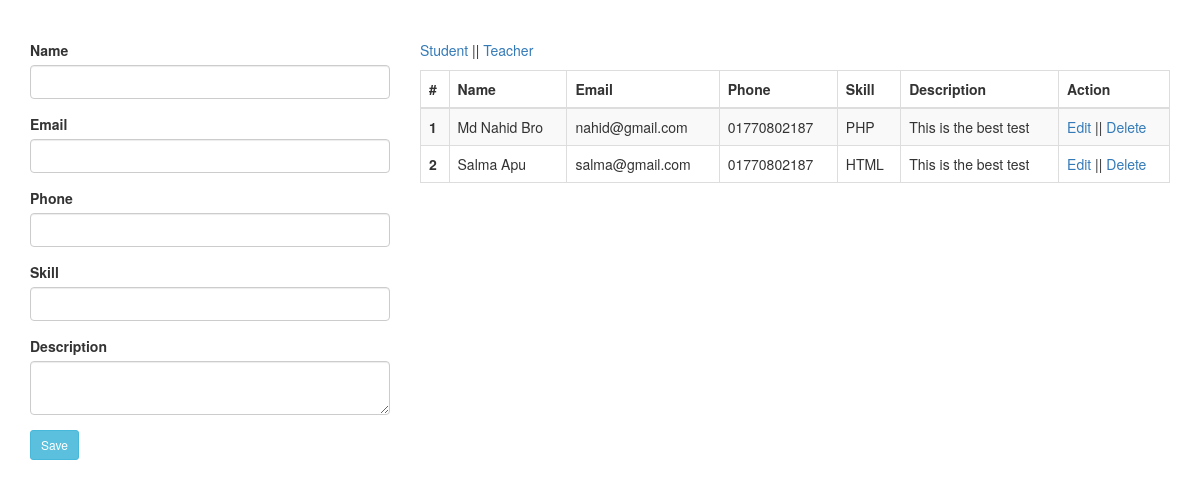
The app's page /studen.php with its own data.
### tables this page shows
CREATE TABLE `tbl_student` (
  `id` int(11) NOT NULL,
  `name` varchar(20) NOT NULL,
  `email` varchar(20) NOT NULL,
  `phone` varchar(30) NOT NULL,
  `skill` varchar(60) NOT NULL,
  `description` text NOT NULL
);

### classes/main.php (called while the page is built, shortened)
<?php
    include "DB.php";
    abstract class Main{
        protected $table;
        public function readAll(){
            $sql = "SELECT * FROM $this->table";
            $stml = DB::prepare($sql);
            $stml->execute();
            return $stml->fetchAll();
        }
    }
?>

### classes/DB.php (called while the page is built, shortened)
<?php
    class DB{
        private static $pdo;
        public static function connection(){
            if(!isset(self::$pdo)){
                try{
                    self::$pdo = new PDO('mysql:host='.DB_HOST.';dbname='.DB_NAME,DB_USER,DB_PASS);
                }catch(PDOException $e){
                    echo $e->getMessage();
                }
            }
            return self::$pdo;
        }
        public static function prepare($sql){
            return self::connection()->prepare($sql);
        }
    }
?>

### studen.php (the view, shortened to what this page needs)
<?php
    include "index.php";
?>
<div class="container" style="margin-top:40px ;">
<?php $student = new Student;
?>
    <div class="row">
        <div class="col-md-4">
        <?php
            if(isset($_GET['action']) && $_GET['action'] == 'update'){
                $id = (int)$_GET['id'];
                $result  = $student->editById($id);
        ?>
            <form action="" method="post">
                <div class="form-group">
                    <label for="">Name</label>
                    <input type="hidden" name="id" value="<?php echo $result[0]['id']?>" class="form-control">
                    <input type="text" name="name" value="<?php echo $result[0]['name']?>" class="form-control">
                </div>
                <div class="form-group">
                    <label for="">Email</label>
                    <input type="text" name="email" value="<?php echo $result[0]['email']?>" class="form-control">
                </div>
                <div class="form-group">
                    <label for="">Phone</label>
                    <input type="text" name="phone" value="<?php echo $result[0]['phone']?>" class="form-control">
                </div>
                <div class="form-group">
                    <label for="">Skill</label>
                    <input type="text" name="skill" value="<?php echo $result[0]['skill']?>" class="form-control">
                </div>
                <div class="form-group">
                    <label for="">Description</label>
                    <textarea name="description" id="" class="form-control" cols="30" rows="2"><?php echo $result[0]['description']?></textarea>
                </div>
                <div class="form-group">
                    <button type="submit" name="update" class="btn btn-info btn-sm">Update</button>
                </div>
            </form>
       <?php } else{?>
            <form action="" method="post">
                <div class="form-group">
                    <label for="">Name</label>
                    <input type="text" name="name" class="form-control">
                </div>
                <div class="form-group">
                    <label for="">Email</label>
                    <input type="text" name="email" class="form-control">
                </div>
                <div class="form-group">
                    <label for="">Phone</label>
                    <input type="text" name="phone" class="form-control">
                </div>
                <div class="form-group">
                    <label for="">Skill</label>
                    <input type="text" name="skill" class="form-control">
                </div>
                <div class="form-group">
                    <label for="">Description</label>
                    <textarea name="description" id="" class="form-control" cols="30" rows="2"></textarea>
                </div>
                <div class="form-group">
                    <button type="submit" name="submit" class="btn btn-info btn-sm">Save</button>
                </div>
            </form>
       <?php }?>
        </div>
        <div class="col-md-8">
                <p>
                    <a href="studen.php">Student</a> ||
                    <a href="teacher.php">Teacher</a>
                </p>
            <table class="table table-bordered table-hover table-striped">
                <thead>
                    <tr>
                    <th scope="col">#</th>
                    <th scope="col">Name</th>
                    <th scope="col">Email</th>
                    <th scope="col">Phone</th>
                    <th scope="col">Skill</th>
                    <th scope="col">Description</th>
                    <th scope="col">Action</th>
                    </tr>
                </thead>
                <tbody>
                <?php
                foreach($student->readAll() as $key => $value) {?>
                    <tr>
                    <th scope="row"><?php echo $key + 1;?></th>
                    <td><?php echo $value['name'];?></td>
                    <td><?php echo $value['email'];?></td>
                    <td><?php echo $value['phone'];?></td>
                    <td><?php echo $value['skill'];?></td>
                    <td><?php echo $value['description'];?></td>
                    <td>
                        <?php echo "<a href='studen.php?action=update&id=".$value['id']."'>Edit</a>" ?> ||
                        <?php echo "<a href='studen.php?action=delete&id=".$value['id']."' onClick='return confirm(\"Are you sure yor went to delete data..\")' >Delete</a>" ?>
                    </td>
                    </tr>
                <?php }?>
                </tbody>
            </table>
        </div>
    </div>
</div>

### index.php (shortened to what this page needs)
<!DOCTYPE html>
<html lang="en">
<head>
    <link rel="stylesheet" href="https://cdn.jsdelivr.net/npm/bootstrap@3.3.7/dist/css/bootstrap.min.css">
</head>
<body>
</body>
</html>

### records on screen
tbl_student: name "Md Nahid Bro", email "nahid@gmail.com", phone "01770802187", skill "PHP", description "This is the best test"
tbl_student: name "Salma Apu", email "salma@gmail.com", phone "01770802187", skill "HTML", description "This is the best test"
